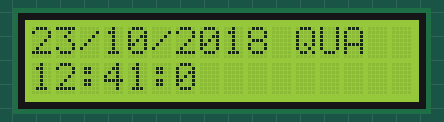
This sketch was run on a simulated Arduino Uno, built with avr-gcc and run on an emulated ATmega328P. Parts: 16×2 character LCD. The local clock reads 2024-03-15 10:24:30 at power-on unless the sketch sets it.

Above: at 0.1 s.
At 4.1 s:
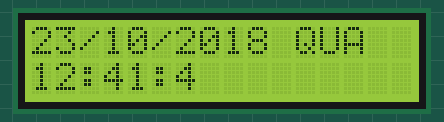
At 9.2 s:
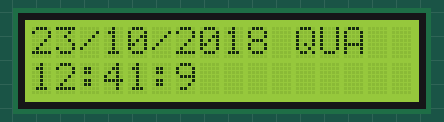
At 19.2 s:
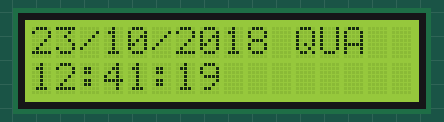
At 28.3 s:
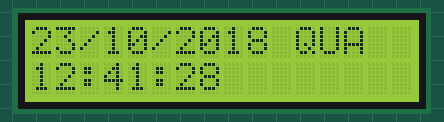
At 38.4 s:
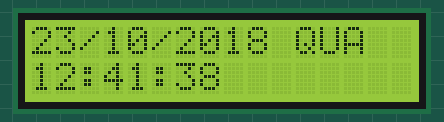

Measured:
- what the display in image 1 shows lasts 1.0 s, from 4.1 s to 5.1 s

The sketch:

RTC_DS1302.ino
```cpp
#include <LiquidCrystal.h>
#include  <virtuabotixRTC.h>
#define CLK 9
#define DAT 10
#define RST 8
virtuabotixRTC myRTC(CLK, DAT, RST);
LiquidCrystal lcd ( 7, 6, 5, 4, 3, 2);

void setup() {
  Serial.begin(9600);
  lcd.begin(16,2);
  // Set the current date, and time in the following format:
  // seconds, minutes, hours, day of the week, day of the month, month, year
  myRTC.setDS1302Time(00, 41, 12, 3, 23, 10, 2018);
}

void loop() {
  myRTC.updateTime();

  lcd.setCursor(0,0); lcd.print(myRTC.dayofmonth);
  lcd.setCursor(2,0); lcd.print("/");
  lcd.setCursor(3,0); lcd.print(myRTC.month);
  lcd.setCursor(5,0); lcd.print("/");
  lcd.setCursor(6,0); lcd.print(myRTC.year);
  lcd.setCursor(0,1); lcd.print(myRTC.hours);
  lcd.setCursor(2,1); lcd.print(":");
  lcd.setCursor(3,1); lcd.print(myRTC.minutes);
  lcd.setCursor(5,1); lcd.print(":");
  lcd.setCursor(6,1); lcd.print(myRTC.seconds);
  if(myRTC.seconds == 0){
    lcd.setCursor(7,1); lcd.print(" ");
  }


  switch (myRTC.dayofweek){
    case 1 : lcd.setCursor(11,0); lcd.print("SEG"); break;
    case 2 : lcd.setCursor(11,0); lcd.print("TER"); break;
    case 3 : lcd.setCursor(11,0); lcd.print("QUA"); break;
    case 4 : lcd.setCursor(11,0); lcd.print("QUI"); break;
    case 5 : lcd.setCursor(11,0); lcd.print("SEX"); break;
    case 6 : lcd.setCursor(11,0); lcd.print("SAB"); break;
    case 8 : lcd.setCursor(11,0); lcd.print("DOM"); break;
  }

  delay(1000);
}
```
